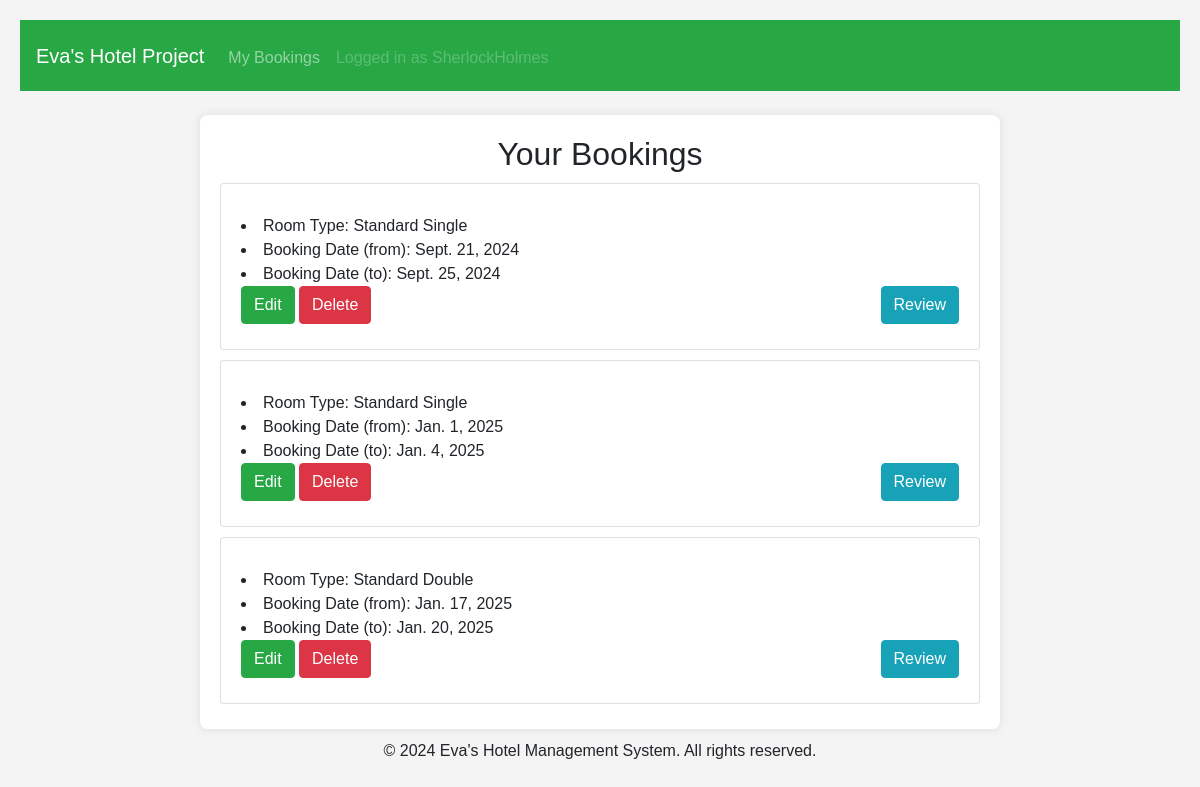
The page /bookings/ (signed in) on the database its author committed.
### hotel_app/models.py (models this page shows)
class Booking(models.Model):
    user = models.ForeignKey(User, on_delete=models.CASCADE)
    room = models.ForeignKey(Room, on_delete=models.CASCADE)
    start_date = models.DateField()
    end_date = models.DateField()

class Room(models.Model):
    hotel = models.ForeignKey(Hotel, on_delete=models.CASCADE)
    ROOM_TYPE_CHOICES = {
        "Standard Single": "Standard Single",
        "Standard Double": "Standard Double",
        "Standard Twin": "Standard Twin",
        "Quadruple Room": "Quadruple Room",
        "Presidential Suit": "Presidential Suit"
    }
    room_type = models.CharField(max_length=17, choices=ROOM_TYPE_CHOICES, default="SS")
    price = models.PositiveIntegerField()
    capacity = models.IntegerField(validators=[MinValueValidator(1), MaxValueValidator(5)])
    description = models.CharField(max_length=100, blank=True, null=True)

### hotel_app/views.py (the view)
# urls.py: path('bookings/', views.user_bookings, name='bookings'),
def user_bookings(request):
    bookings = Booking.objects.filter(user_id=request.user)
    return render(request, "booking/user_bookings.html", {"bookings": bookings})

### templates/booking/user_bookings.html
{% extends 'base.html' %}
{% block content %}
<h2>Your Bookings</h2>
    {% for booking in bookings %}
        <div class="card">
            <div class="card-body">
                <li>Room Type: {{ booking.room.room_type }}</li>
                <li>Booking Date (from): {{ booking.start_date }}</li>
                <li>Booking Date (to): {{ booking.end_date }}</li>
                <a href="{% url 'write_review' booking_id=booking.id %}" class="btn
                btn-info" style="float: right;">Review</a>
                <a href="{% url 'booking_edit' pk=booking.id %}" class="btn btn-success">Edit</a>
                <a href="{% url 'booking_delete' pk=booking.id %}" class="btn btn-danger">Delete</a>
            </div>
        </div>
    {% empty %}
        You don't travel much:(
    {% endfor %}
{% endblock %}

### templates/base.html (shortened to what this page needs)
<!DOCTYPE html>
<html lang="en">
<head>
    <link rel="stylesheet" href="https://maxcdn.bootstrapcdn.com/bootstrap/4.5.2/css/bootstrap.min.css">
</head>
<body>
<nav class="navbar navbar-expand-lg navbar-dark bg-success">
    <a class="navbar-brand" href="{% url 'hotels' %}">Eva's Hotel Project</a>
    <div class="collapse navbar-collapse" id="navbarNav">
        <ul class="navbar-nav">
            {% if request.path != '/login/' and request.path != '/signup/' %}
                {% if user.is_authenticated %}
                    <li class="nav-item">
                        <a class="nav-link" href="{% url 'bookings' %}">My Bookings</a>
                    </li>
                    <li class="nav-link disabled">
                        Logged in as {{ user.username }}
                    </li>
                {% endif %}
            {% endif %}
        </ul>
    </div>
</nav>
<div class="container mt-4">
    {% block content %}
    {% endblock %}
</div>
<div class="footerWrap">
    <div class="footer" align="center">
      <div class="footerContent">
        <p>&copy; 2024 Eva's Hotel Management System. All rights reserved.</p>
      </div>
    </div>
</div>
</body>
</html>

### templates/base.html (style rules this page uses)
body { font-family: Arial, sans-serif; background-color: #f4f4f4; margin: 0; padding: 20px; }
.container { max-width: 800px; margin: auto; background: white; padding: 20px; border-radius: 8px; box-shadow: 0 0 10px rgba(0, 0, 0, 0.1); }
div { margin-bottom: 5px; margin-top: 10px; }
h2 { text-align: center; }

### rows shown on the page
Booking: room.room_type "Standard Single", start_date "Sept. 21, 2024", end_date "Sept. 25, 2024"
Booking: room.room_type "Standard Single", start_date "Jan. 1, 2025", end_date "Jan. 4, 2025"
Booking: room.room_type "Standard Double", start_date "Jan. 17, 2025", end_date "Jan. 20, 2025"

### other values the page prints
{{ user.username }} "SherlockHolmes"
